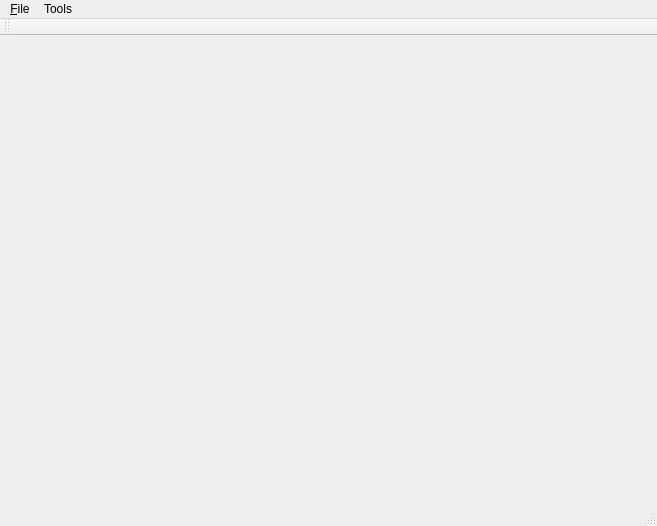
<?xml version="1.0" encoding="UTF-8"?>
<ui version="4.0">
 <class>MainWindow</class>
 <widget class="QMainWindow" name="MainWindow">
  <property name="geometry">
   <rect>
    <x>0</x>
    <y>0</y>
    <width>657</width>
    <height>526</height>
   </rect>
  </property>
  <property name="windowTitle">
   <string>MainWindow</string>
  </property>
  <widget class="QWidget" name="centralWidget"/>
  <widget class="QMenuBar" name="menuBar">
   <property name="geometry">
    <rect>
     <x>0</x>
     <y>0</y>
     <width>657</width>
     <height>27</height>
    </rect>
   </property>
   <widget class="QMenu" name="menuFile">
    <property name="title">
     <string>&amp;File</string>
    </property>
    <addaction name="actionOpen_Log"/>
    <addaction name="actionClose_Log"/>
    <addaction name="actionQuit"/>
   </widget>
   <widget class="QMenu" name="menuTools">
    <property name="title">
     <string>Tools</string>
    </property>
    <addaction name="actionSelect_Dialog"/>
   </widget>
   <addaction name="menuFile"/>
   <addaction name="menuTools"/>
  </widget>
  <widget class="QToolBar" name="mainToolBar">
   <attribute name="toolBarArea">
    <enum>TopToolBarArea</enum>
   </attribute>
   <attribute name="toolBarBreak">
    <bool>false</bool>
   </attribute>
  </widget>
  <widget class="QStatusBar" name="statusBar"/>
  <action name="actionOpen_Log">
   <property name="text">
    <string>&amp;Open Log</string>
   </property>
  </action>
  <action name="actionClose_Log">
   <property name="text">
    <string>&amp;Close Log</string>
   </property>
  </action>
  <action name="actionQuit">
   <property name="text">
    <string>&amp;Exit</string>
   </property>
  </action>
  <action name="actionSelect_Dialog">
   <property name="text">
    <string>Select Dialog</string>
   </property>
  </action>
 </widget>
 <layoutdefault spacing="6" margin="11"/>
 <resources/>
 <connections/>
</ui>
